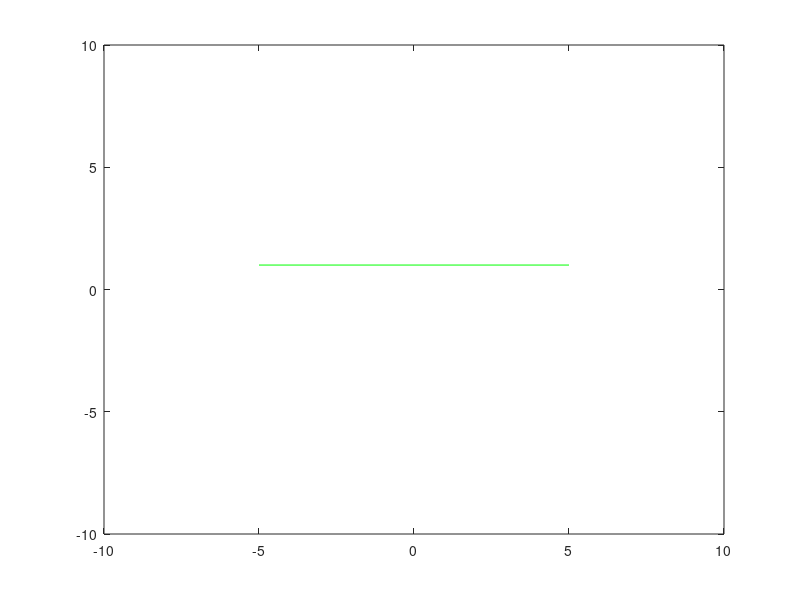

Reproduce this figure in MATLAB. (Note: this script raises an error after producing the figure.)
% clear; clc; close('all');
% %%Given
% Q = input('Animate?(0 = no, 1 = yes): '); 
%     % primary orbit
%     R = 5; % radius
%     T1 = 1; % period
%     % epicycle
%     r = 2; % radius
%     tratio = 9.25; % period ratio
%     % time and number of data points
%     Nc = 10; % number of cycles
%     Ntpc = 200; % number of time points per cycle
%     ti = 0; % initial time
% %%Calculations
%     % time and number of data points
%     tf = Nc*T1; % final time
%     Nt = Nc*Ntpc; % total number of data points
%     t = linspace(ti,tf,Nt); % time vector
%     % primary orbit
%     omega1 = (2*pi)/T1; % angular frequency
%     X = R*cos(omega1*t); % x vector
%     Y = R*sin(omega1*t); % y vector
%     % epicycle
%     T2 = T1/tratio; % period 
%     omega2 = (2*pi)/T2; % angular frequency
%     x = R*cos(omega1*t)+r*cos(omega2*t); % x vector
%     y = R*sin(omega1*t)+r*sin(omega2*t); % y vector
% %%Display Results
% doAnimation = logical(Q);
% if doAnimation
%     for k = 1:Nt
%         plot(X,Y); % primary orbit
%         hold('on');
%         plot(x(k),y(k),'or','markerfacecolor',[1 0 0]); % particle
%         plot(x(1:k),y(1:k),'r-','markerfacecolor',[1 0 0]); % trace
%         axis([-(R+r) (R+r) -(R+r) (R+r)]);
%         title('EPICYCLES');
%         xlabel('x');
%         ylabel('y');
%         hold('off');
%         pause(0.1);
%         drawnow;
%     end
% else
%     plot(X,Y); % primary orbit
%     hold('on');
%     plot(x,y,'r-','markerfacecolor',[1 0 0]); % trace
%     axis([-(R+r) (R+r) -(R+r) (R+r)]);
%     title('EPICYCLES');
%     xlabel('x');
%     ylabel('y');
%     hold('off');
% end


clear
close all
clc

x = [-5:5] + 1i;
% x=cx+i*cy;
% x = [-2+2*i, -1+2*i, 2*i, 1+2*i, 2+2*i, 2+i, 2, 2-i, 2-2*i, 1-2*i, -2*i, -1-2*i, -2-2*i, -2-i, -2, -2+i];
% x = 3*[-2+2*i, -1+2*i, 2*i, 1+2*i, 2+2*i, 2+i, 2, 2-i, 2-2*i, 1-2*i, -2*i, -1-2*i, -2-2*i, -2-i, -2, -2+i, -2+2*i];
% x = [0:0.5:5] * (1 + i);
plot(x, 'b')
set(gca,'XLim',[-10 10], 'YLim',[-10 10]);
y = fftshift(fft(x));
n = length(y);
radii = abs(y)/n;
phase_angles = atan2(imag(y), real(y));
points = [];
P = 100;
for t = [0:P]
  curpt = 0 + 0i;
  plot(x, 'g')
  set(gca,'XLim',[-10 10], 'YLim',[-10 10]);
  hold on;
  % plot each circle
  for j = 1:n
    r = radii(j);
    phase_angle = phase_angles(j);
    circle(real(curpt), imag(curpt), r);
%     offset = y(j)/n .* exp(i * 2 * pi * (j - ceil(n/2) - mod(n+1,2) ) * (t/P));
    % this also works
    offset = r .* exp(i * ( 2 * pi * (j - ceil(n/2)) * (t/P) + phase_angle));
    next_center = curpt + offset;
    % plot the radius
    plot([real(curpt), real(next_center)], [imag(curpt), imag(next_center)], 'k');
    curpt = next_center;
  end
  
  points = [points curpt];
  plot(points, 'r');
  drawnow;
  pause(1/30);
  hold off;
  end%for
%plot(points);
%plot(ifft(y), 'g');
hold off